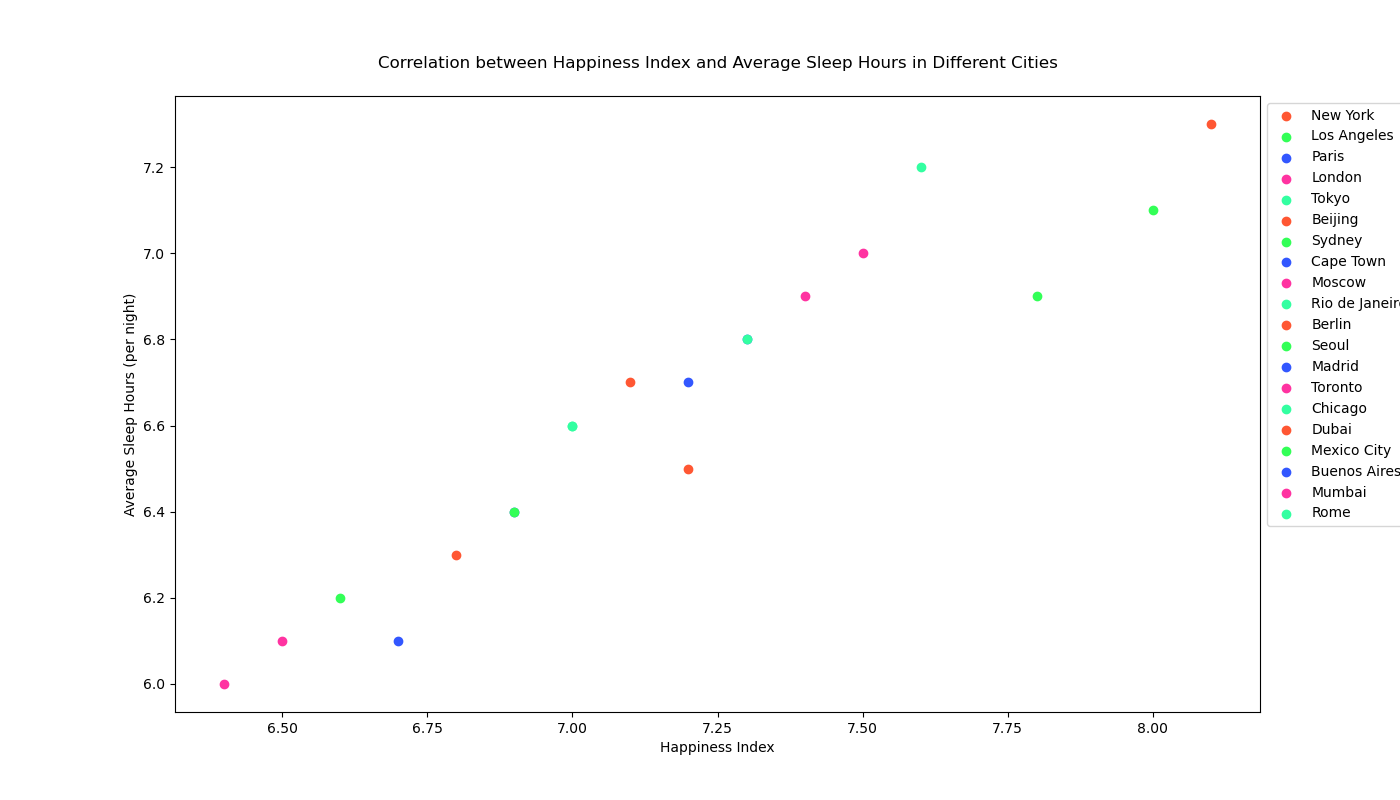

Source code (Python):

import matplotlib.pyplot as plt

city = ["New York", "Los Angeles", "Paris", "London", "Tokyo", "Beijing", "Sydney", "Cape Town", "Moscow", "Rio de Janeiro", "Berlin", "Seoul", "Madrid", "Toronto", "Chicago", "Dubai", "Mexico City", "Buenos Aires", "Mumbai", "Rome"]
happiness_index = [7.2, 7.8, 6.9, 7.5, 7.0, 6.8, 8.0, 6.7, 6.4, 7.6, 7.1, 6.6, 7.3, 7.4, 7.0, 8.1, 6.9, 7.2, 6.5, 7.3]
sleep_hours = [6.5, 6.9, 6.4, 7.0, 6.6, 6.3, 7.1, 6.1, 6.0, 7.2, 6.7, 6.2, 6.8, 6.9, 6.6, 7.3, 6.4, 6.7, 6.1, 6.8]
colors = ['#FF5733', '#33FF57', '#3357FF', '#FF33A1', '#33FFA1', '#FF5733', '#33FF57', '#3357FF', '#FF33A1', '#33FFA1', '#FF5733', '#33FF57', '#3357FF', '#FF33A1', '#33FFA1', '#FF5733', '#33FF57', '#3357FF', '#FF33A1', '#33FFA1']

plt.figure(figsize=(14, 8))

for i in range(len(city)):
    plt.scatter(happiness_index[i], sleep_hours[i], color=colors[i], label=city[i])

plt.title('Correlation between Happiness Index and Average Sleep Hours in Different Cities', pad=20)
plt.xlabel('Happiness Index')
plt.ylabel('Average Sleep Hours (per night)')
plt.legend(loc='upper left', bbox_to_anchor=(1, 1))

plt.show()
